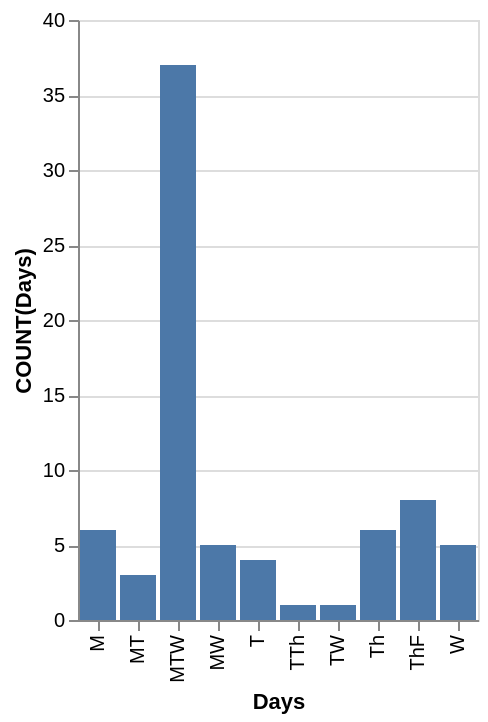

Vega-Lite specification for this chart:
### Vega-Lite specification from a JSON file in a GitHub repository (floating-point values rounded to 4 significant figures)
{"data": {"values": [{"x_data": "M", "y_data": 6}, {"x_data": "MT", "y_data": 3}, {"x_data": "MTW", "y_data": 37}, {"x_data": "MW", "y_data": 5}, {"x_data": "T", "y_data": 3}, {"x_data": "TTh", "y_data": 1}, {"x_data": "TW", "y_data": 1}, {"x_data": "Th", "y_data": 6}, {"x_data": "ThF", "y_data": 8}, {"x_data": "T", "y_data": 1}, {"x_data": "W", "y_data": 5}]}, "mark": "bar", "encoding": {"x": {"field": "x_data", "type": "nominal", "title": "Days", "sort": "ascending"}, "y": {"field": "y_data", "type": "quantitative", "title": "COUNT(Days)"}}}
